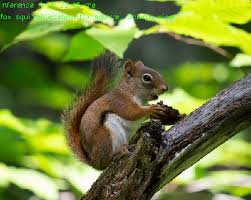
#> input picture openCV/basic/img/squirrel.jpg, 251 x 200 px
$ python ch11-3-1d.py
#> lines starting #> are read from the running program, lines starting #| are printed output that depends on the picture
#rotated, fliped, translated
import cv2
import imutils

img = cv2.imread("./img/squirrel.jpg")
#> img is the input picture: shape (200, 251, 3); mean B, G, R 58.5, 127.6, 112.3
rotated_img = imutils.rotate(img, angle=90)
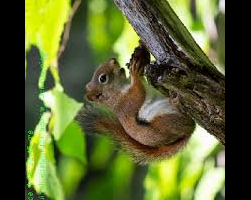
#> rotated_img: shape (200, 251, 3); mean B, G, R 48.6, 100.9, 90.8
fliped_img = cv2.flip(img, -1)
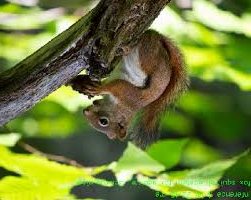
#> fliped_img: shape (200, 251, 3); mean B, G, R 58.5, 127.6, 112.3
translated_img = imutils.translate(img, 25, -75)
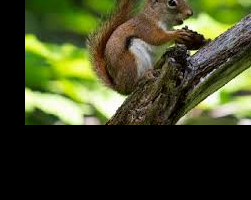
#> translated_img: shape (200, 251, 3); mean B, G, R 35.2, 66.7, 62


cv2.imshow("squirrel", img)
cv2.imshow("rotated_img", rotated_img)
cv2.imshow("fliped_img", fliped_img)
cv2.imshow("translated_img", translated_img)

cv2.waitKey(0)
cv2.destroyAllWindows()
